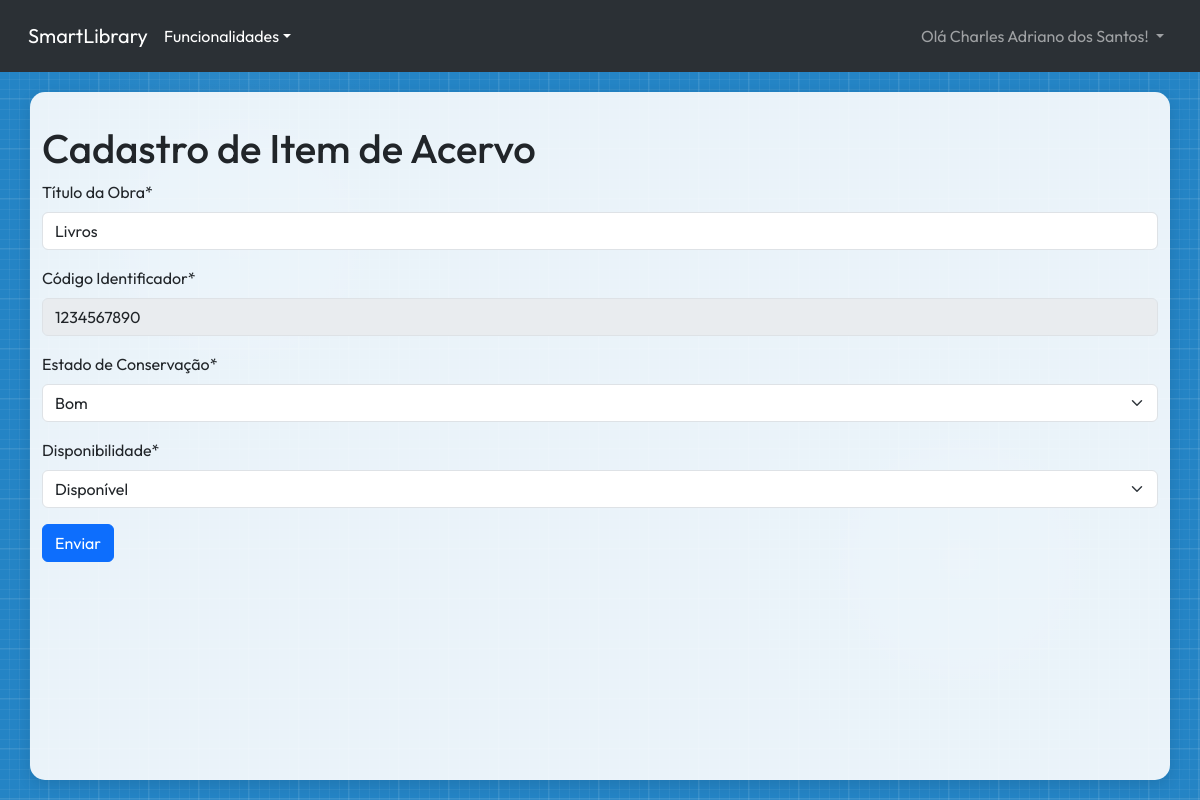
Page /collection-item/update/1234567890 (signed in) on the committed database.
### user/models.py (models this page shows, shortened)
class User(AbstractUser):
    LEITOR = 0
    FUNCIONARIO = 1
    BIBLIOTECARIO = 2
    USERS_TYPES_LIST = [
        (LEITOR, "Leitor"),
        (FUNCIONARIO, "Funcionário"),
        (BIBLIOTECARIO, "Bibliotecário"),
    ]
    type_user = models.PositiveSmallIntegerField(
        choices=USERS_TYPES_LIST, default=LEITOR, verbose_name="Tipo de Usuário"
    )
    username = models.CharField(
        max_length=150,
        unique=True,
        verbose_name="Nome Completo",
        validators=[validate_name],
        help_text="Digite seu nome e sobrenome com letra maiúscula no começo",
    )
    cpf = models.CharField(
        max_length=11,
        unique=True,
        verbose_name="CPF",
        validators=[MinLengthValidator(11), validate_cpf],
        help_text="Não use pontos nem traços",
    )
    phone = models.CharField(
        max_length=11,
        verbose_name="Telefone",
        validators=[MinLengthValidator(10), validate_phone],
        help_text="Digite seu número de celular ou telefone fixo, adicione também seu DDD.",
    )
    cgm = models.CharField(
        max_length=10,
        blank=True,
        null=True,
        unique=True,
        verbose_name="CGM",
        validators=[validate_cgm],
        help_text="Código Geral de Matrícula (10 dígitos)",
    )
    USERNAME_FIELD = "username"
    REQUIRED_FIELDS = ["email", "phone", "cpf"]
    class Meta:
        verbose_name = "Usuário"
        verbose_name_plural = "Usuários"
        permissions = [
            ("gerenciar_catalogo", "Pode gerenciar o catálogo de livros"),
            ("gerenciar_emprestimos", "Pode gerenciar empréstimos e reservas"),
            ("gerenciar_usuarios", "Pode gerenciar cadastros de usuários"),
            ("visualizar_catalogo", "Pode visualizar o catálogo de livros"),
            ("acompanhar_emprestimos", "Pode acompanhar empréstimos e reservas"),
            ("realizar_emprestimos", "Pode realizar empréstimos e reservas"),
            ("editar_proprio_perfil", "Pode editar próprio perfil e senha"),
        ]
    def __str__(self):
        return self.username

### collection_item/models.py (models this page shows, shortened)
class CollectionItem(models.Model):
    ESTADO_CONSEVACAO = {
        "Bom": "Bom",
        "Regular": "Regular",
        "Ruim": "Ruim",
        "Danificado": "Danificado",
    }
    ESTADO_DISPONIVEL = {
        "Disponível": "Disponível",
        "Emprestado": "Emprestado",
        "Reservado": "Reservado",
    }
    title = models.CharField(
        verbose_name="Título da Obra",
        max_length=50,
        null=False,
        blank=False,
    )
    id_code = models.CharField(
        verbose_name="Código Identificador",
        max_length=10,
        primary_key=True,
        validators=[id_code_validator],
    )
    preservation = models.CharField(
        verbose_name="Estado de Conservação",
        max_length=10,
        choices=ESTADO_CONSEVACAO,
        null=False,
        blank=False,
    )
    availability = models.CharField(
        verbose_name="Disponibilidade",
        max_length=10,
        choices=ESTADO_DISPONIVEL,
        null=False,
        blank=False,
    )
    entry_date = models.DateField(
        auto_now_add=True,
        null=False,
        blank=False,
    )
    class Meta:
        ordering = ["title"]
        verbose_name = "Item do Acervo"
        verbose_name_plural = "Itens do Acervo"

### collection_item/views.py (the view, shortened to what this page needs)
class CollectionItemUpdateView(LoginRequiredMixin, UpdateView):
    model = CollectionItem
    form_class = CollectionItemForm
    template_name = "collection_item/collectionitem_form.html"
    success_url = reverse_lazy("collection_item_list")

### collection_item/templates/collection_item/collectionitem_form.html (shortened to what this page needs)
{% extends "base.html" %}
{% load crispy_forms_tags %}
{% block main_content %}
    <h1>Cadastro de Item de Acervo</h1>
    <form method="POST">
        {{ form|crispy }}
        <button type="submit" class="btn btn-primary">Enviar</button>
    </form>
{% endblock main_content %}

### user/templates/base.html (shortened to what this page needs)
<!DOCTYPE html>
<html lang="pt-br">
<head>
    <link href="https://cdn.jsdelivr.net/npm/bootstrap@5.3.6/dist/css/bootstrap.min.css" rel="stylesheet">
    <link rel="stylesheet" href="https://cdn.jsdelivr.net/npm/bootstrap-icons@1.13.1/font/bootstrap-icons.min.css">
    <link rel="stylesheet" href="https://cdnjs.cloudflare.com/ajax/libs/font-awesome/6.6.0/css/all.min.css">
</head>
<body>
    <nav class="navbar navbar-expand-sm bg-body-tertiary p-3" data-bs-theme="dark">
        <div class="container-fluid">
            <a class="navbar-brand" href="{% url "home_page" %}">SmartLibrary</a>
            <div class="collapse navbar-collapse" id="navbarNavDropdown">
                <ul class="navbar-nav flex-fill align-items-center">
                    {% if user.is_authenticated %}
                    <li class="nav-item dropdown">
                        <p class="dropdown-toggle text-white m-0" role="button" data-bs-toggle="dropdown" aria-expanded="false">Funcionalidades</p>
                    </li>
                    {% endif %}
                    {% if not user.is_authenticated %}
                        <li class="nav-item ms-auto">
                            <a class="nav-link active button-jump" href="{% url "user_login" %}"><i class="bi bi-person-circle"></i> Entrar</a>
                        </li>
                    {% else %}
                        <li class="nav-item dropdown ms-auto">
                            <a class="nav-link dropdown-toggle" href="#" role="button" data-bs-toggle="dropdown" aria-expanded="false">
                                Olá {{ user }}!
                            </a>
                        </li>
                    {% endif %}
                </ul>
            </div>
        </div>
    </nav>
    <main class="container">
        {% block main_content %}
        {% endblock main_content %}
    </main>
</body>
</html>

### rows in the picture
User: username "Charles Adriano dos Santos"
CollectionItem: title "Livros", id_code "1234567890", preservation "Bom", availability "Disponível"
